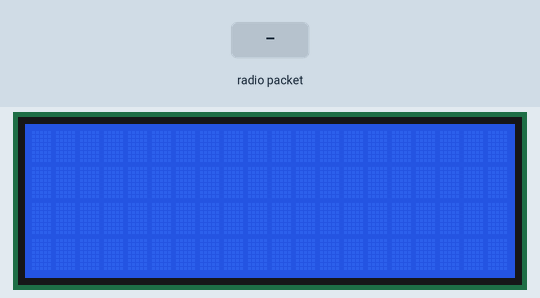
Simulated run of this sketch. Board: Arduino Uno, built with avr-gcc and run on an emulated ATmega328P. Shown: 20×4 character LCD. The inputs (shaded band) are chosen by the test bench. Random numbers use the default seed unless the sketch sets one; no radio packets arrive unless stated; what the sketch prints to the serial monitor is not drawn.

Above: at 1.2 s.
1.3 s: radio packet "1" arrives
2.8 s: radio packet "0" arrives
At 4.0 s:
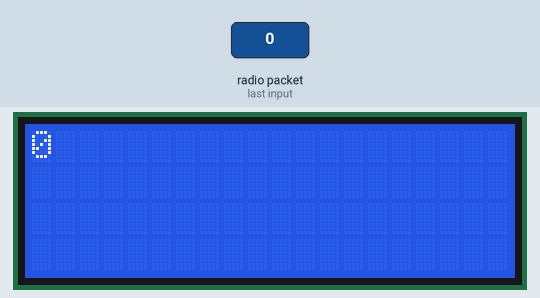
4.3 s: radio packet "2" arrives
Timing chart, 0 to 7.3 s (numbered marks = the images above; inputs shaded):
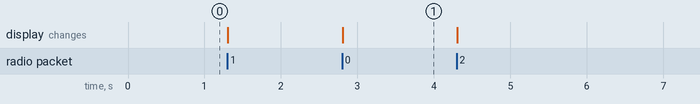

Measured:
- after the input at 2.8 s, the display: changes at once (image 1)

The sketch:

Transmitter.ino
```cpp
/*
* Arduino Wireless Communication Tutorial
*     Example 1 - Transmitter Code
*
* by Dejan Nedelkovski, www.HowToMechatronics.com
*
* Library: TMRh20/RF24, https://github.com/tmrh20/RF24/
*/

#include <SPI.h>
#include <nRF24L01.h>
#include <RF24.h>
#include <LiquidCrystal_I2C.h>

RF24 radio(7, 8); // CE, CSN
LiquidCrystal_I2C lcd(0x27, 20, 4);

const byte addressSend[6] = "00001";
const byte addressReceive[6] = "00002";


void setup() {
  Serial.begin(9600);

  lcd.init();
  lcd.backlight();

  radio.begin();
  radio.openReadingPipe(0, addressReceive);
  radio.openWritingPipe(addressSend);

  radio.setPALevel(RF24_PA_MIN);

}


void loop() {

  radio.stopListening();

  int tx= random(0,10);
  String txt = "Hello Shiraza";
  char ttmp[15];
  txt.toCharArray(ttmp,txt.length());

  char text1[32];
  sprintf(text1,"%d is %s", tx, ttmp);

  radio.write(&text1, sizeof(text1));

  delay(5);
  radio.startListening();
  if (radio.available()) {
    char text[32] = "";
    radio.read(&text, sizeof(text));

    lcd.clear();
    lcd.setCursor(0,0); lcd.print(text);
    Serial.println(text);
  }

  //delay(2000);
}
```
